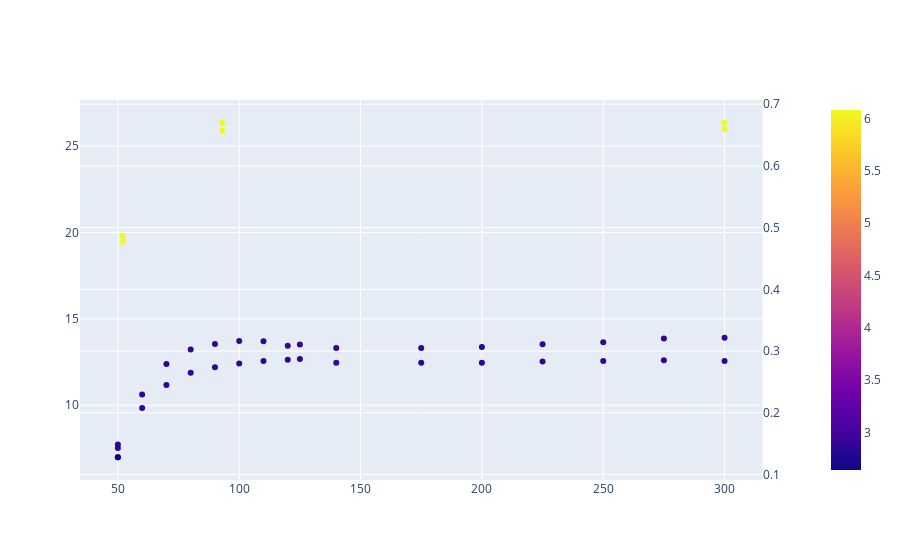

This figure's notebook cell:
### Code cell
import plotly.express as px
from plotly.subplots import make_subplots
import pandas as pd
import numpy as np

subfig = make_subplots(specs=[[{"secondary_y": True}]])

# create two independent figures with px.line each containing data from multiple columns
fig = px.scatter(df, x='Vtube', y='Ibase', color = 'Iarc',#hover_data = ['Iarc', 'Ibias', 'Vpfs_tube'])
                 hover_data={'IpinMax':True,
                             'Iarc':True, 
                             'pressure':':.2e',
#                              'Vpfs_tube':True, 
#                              # data not in dataframe, default formatting
#                              'suppl_1': np.random.random(len(df)),
#                              # data not in dataframe, customized formatting
#                              'suppl_2': (':.3f', np.random.random(len(df)))
                            })
fig2 = px.scatter(df, x='Vtube', y='Itube', color = 'Iarc',#hover_data = ['Iarc', 'Ibias', 'Vpfs_tube'])
                 hover_data={'IpinMax':True,
                             'Iarc':True, 
                             'pressure':':.2e',
#                              'Vpfs_tube':True, 
#                              # data not in dataframe, default formatting
#                              'suppl_1': np.random.random(len(df)),
#                              # data not in dataframe, customized formatting
#                              'suppl_2': (':.3f', np.random.random(len(df)))
                            })

fig3 = px.scatter(df, x='Vtube', y='Ibias', color = 'Iarc',#hover_data = ['Iarc', 'Ibias', 'Vpfs_tube'])
                 hover_data={'IpinMax':True,
                             'Iarc':True, 
                             'pressure':':.2e',
#                              'Vpfs_tube':True, 
#                              # data not in dataframe, default formatting
#                              'suppl_1': np.random.random(len(df)),
#                              # data not in dataframe, customized formatting
#                              'suppl_2': (':.3f', np.random.random(len(df)))
                            })

# fig2.update_traces(yaxis="y2")
fig3.update_traces(yaxis="y2")
subfig.add_traces(fig.data + fig3.data)
# subfig.layout.xaxis.title="Time"
# subfig.layout.yaxis.title="Linear Y"
# subfig.layout.yaxis2.type="log"
# subfig.layout.yaxis2.title="Log Y"
# recoloring is necessary otherwise lines from fig und fig2 would share each color
# e.g. Linear-, Log- = blue; Linear+, Log+ = red... we don't want this
# subfig.for_each_trace(lambda t: t.update(line=dict(color=t.marker.color)))
subfig.show()

### Figure 1 — Plotly figure (JSON) as saved in the notebook; plotly's stock layout.template omitted (floating-point values rounded to 4 significant figures)
{"data": [{"customdata": [[0.09054, 2.64, 0.00024], [0.1051, 2.87, 0.00024], [0.1398, 2.87, 0.00024], [0.1625, 2.87, 0.00024], [0.1724, 2.89, 0.00025], [0.1774, 2.89, 0.00025], [0.1805, 2.89, 0.00025], [0.1828, 2.89, 0.00025], [0.1831, 2.89, 0.00025], [0.1844, 2.9, 0.00025], [0.1804, 2.88, 0.00025], [0.1794, 2.88, 0.00025], [0.18, 2.81, 0.00026], [0.1817, 2.88, 0.00026], [0.1831, 2.89, 0.00026], [0.185, 2.89, 0.00026], [0.1851, 2.89, 0.00026], [0.4433, 6.07, 0.0003], [0.3253, 6.08, 0.0003], [0.438, 6.08, 0.0003]], "hovertemplate": "Vtube=%{x}<br>Ibase=%{y}<br>IpinMax=%{customdata[0]}<br>Iarc=%{marker.color}<br>pressure=%{customdata[2]:.2e}<extra></extra>", "legendgroup": "", "marker": {"color": [2.64, 2.87, 2.87, 2.87, 2.89, 2.89, 2.89, 2.89, 2.89, 2.9, 2.88, 2.88, 2.81, 2.88, 2.89, 2.89, 2.89, 6.07, 6.08, 6.08], "coloraxis": "coloraxis", "symbol": "circle"}, "mode": "markers", "name": "", "orientation": "v", "showlegend": false, "type": "scatter", "x": [50, 50, 60, 70, 80, 90, 100, 110, 120, 125, 140, 175, 200, 225, 250, 275, 300, 93, 52, 300], "xaxis": "x", "y": [6.99, 7.73, 10.62, 12.39, 13.22, 13.55, 13.72, 13.7, 13.44, 13.51, 13.32, 13.32, 13.37, 13.53, 13.64, 13.86, 13.9, 26.35, 19.79, 25.98], "yaxis": "y"}, {"customdata": [[0.09054, 2.64, 0.00024], [0.1051, 2.87, 0.00024], [0.1398, 2.87, 0.00024], [0.1625, 2.87, 0.00024], [0.1724, 2.89, 0.00025], [0.1774, 2.89, 0.00025], [0.1805, 2.89, 0.00025], [0.1828, 2.89, 0.00025], [0.1831, 2.89, 0.00025], [0.1844, 2.9, 0.00025], [0.1804, 2.88, 0.00025], [0.1794, 2.88, 0.00025], [0.18, 2.81, 0.00026], [0.1817, 2.88, 0.00026], [0.1831, 2.89, 0.00026], [0.185, 2.89, 0.00026], [0.1851, 2.89, 0.00026], [0.4433, 6.07, 0.0003], [0.3253, 6.08, 0.0003], [0.438, 6.08, 0.0003]], "hovertemplate": "Vtube=%{x}<br>Ibias=%{y}<br>IpinMax=%{customdata[0]}<br>Iarc=%{marker.color}<br>pressure=%{customdata[2]:.2e}<extra></extra>", "legendgroup": "", "marker": {"color": [2.64, 2.87, 2.87, 2.87, 2.89, 2.89, 2.89, 2.89, 2.89, 2.9, 2.88, 2.88, 2.81, 2.88, 2.89, 2.89, 2.89, 6.07, 6.08, 6.08], "coloraxis": "coloraxis", "symbol": "circle"}, "mode": "markers", "name": "", "orientation": "v", "showlegend": false, "type": "scatter", "x": [50, 50, 60, 70, 80, 90, 100, 110, 120, 125, 140, 175, 200, 225, 250, 275, 300, 93, 52, 300], "xaxis": "x", "y": [0.128, 0.143, 0.208, 0.245, 0.265, 0.274, 0.28, 0.284, 0.286, 0.287, 0.281, 0.281, 0.281, 0.283, 0.284, 0.285, 0.284, 0.657, 0.477, 0.67], "yaxis": "y2"}], "layout": {"autosize": true, "xaxis": {"anchor": "y", "autorange": true, "domain": [0, 0.94], "range": [34.51, 315.5], "type": "linear"}, "yaxis": {"anchor": "x", "autorange": true, "domain": [0, 1], "range": [5.572, 27.77], "type": "linear"}, "yaxis2": {"anchor": "x", "autorange": true, "overlaying": "y", "range": [0.0883, 0.7097], "side": "right", "type": "linear"}}}
